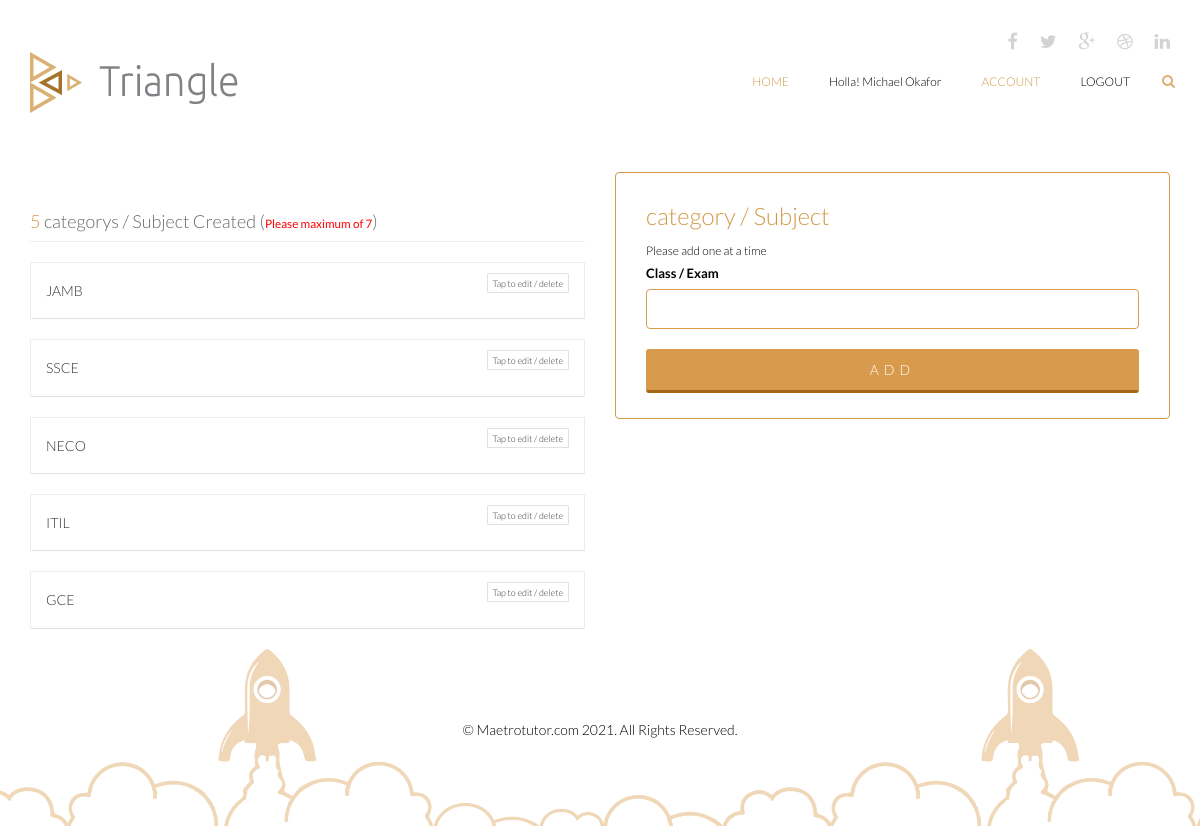
/category (signed in), run on the app's committed database.
### triangle/models.py (models this page shows)
class User(db.Model, UserMixin):
    id = db.Column(db.Integer, primary_key=True)
    user_id = db.Column(db.String(255), nullable=True)
    name = db.Column(db.String(255), nullable=True)
    email = db.Column(db.String(255), unique=True, nullable=True)
    password = db.Column(db.String(255), nullable=False)
    secret_key = db.Column(db.String(255), nullable=True)
    phone = db.Column(db.String(255), nullable=True)
    gender = db.Column(db.String(255), nullable=True)
    online = db.Column(db.String(255), nullable=True)
    address = db.Column(db.String(255), nullable=True)
    role = db.Column(db.String(255), nullable=True)
    city = db.Column(db.String(255), nullable=True)
    state_of_origin = db.Column(db.String(255), nullable=True)
    country = db.Column(db.String(255), nullable=True)
    created_at = db.Column(db.DateTime(), default=datetime.utcnow)
    date_of_birth =db.Column(db.String(255), nullable=True)
    image = db.Column(db.String(255), nullable=True, default='default.jpg')
    tutor_image = db.Column(db.String(255), nullable=True, default='default.jpg')
    pro_status = db.Column(db.String(255), nullable=True, default= 0)
    online_status = db.Column(db.String(255), nullable=True, default= 0)
    bio_status = db.Column(db.String(255), nullable=True, default= 0)
    guarrantor_status = db.Column(db.String(255), nullable=True, default= 0)
    skill_status = db.Column(db.String(255), nullable=True, default= 0)
    subject_status = db.Column(db.String(255), nullable=True, default= 0)
    verify_status = db.Column(db.String(255), nullable=True, default= 0)
    activated_status = db.Column(db.String(255), nullable=True, default= 0)
    active = db.Column(db.Boolean())
    confirmed_at = db.Column(db.DateTime())

class Category(db.Model, UserMixin):
    id = db.Column(db.Integer, primary_key=True)
    category_name = db.Column(db.String(255), nullable=True)
    email = db.Column(db.String(255), nullable=True)
    category_status = db.Column(db.String(255), nullable=True, default= 0)
    created_at = db.Column(db.DateTime(), default=datetime.utcnow)
    updated_at = db.Column(db.DateTime())
    activated_status = db.Column(db.String(255), nullable=True, default= 0)
    active = db.Column(db.Boolean())
    confirmed_at = db.Column(db.DateTime())

### triangle/routes.py (the view, shortened to what this page needs)
@app.route('/category', methods=['GET', 'POST'])
@login_required
def cate():
  categorys = Category.query.filter_by(email = current_user.email)
  form = CategoryForm()
  return render_template('category.html', title = 'Category', form=form, categorys = categorys)

### triangle/forms.py
class CategoryForm(FlaskForm):
    category_name = StringField('Class / Exam', validators=[DataRequired(), Length(min=3, max=50, message=('Please ensure to enter  class / Exam as generally known'))])
    submit = SubmitField ('Add')

### triangle/__init__.py (called while the page is built)
@login_manager.user_loader
def load_user(user_id):
	return User.query.get(int(user_id))

### triangle/templates/category.html (shortened to what this page needs)
{% extends 'layout/base.html' %}
{% block content %}
    <section id="portfolio-information" class="">
        <div class="container">
            <div class="row">
                <div class="col-sm-6">
                   {% if categorys.count() > 0 %}
 <div id="accordion-container">
                <h2 class="page-header" style="font-size: 18px"> <span style="color:#d29948"> {{categorys.count()}} </span> categorys / Subject Created (<small style=" color:red">Please maximum of 7</small>)</h2>
                 {% for category in categorys %}
                <div class="panel-group" id="accordion">
                    <div class="panel panel-default">
                        <div class="panel-heading">
                            <h4 class="panel-title" style="display: flex; justify-content: space-between;">
                                <a data-toggle="collapse" data-parent="#accordion" href="#collapse{{category.category_name| replace(" ","odi")}}" >
                                   <h5 style="text-transform: capitalize;">{{category.category_name}}</h5>
                                </a>
                                 <a href="#collapse{{category.category_name | replace(" ","odi")}}" data-toggle="collapse" style="font-size: 9px ; border:1px solid #e0e0eb; height: 20px;padding:5px 5px; border-radius: 1px">Tap to edit / delete</a>
                            </h4>
                        </div>
                    </div>
                </div>
                 {% endfor %}
            </div>
                   {% else %}
                    <img src="/static/images/new/rrrr.jpg"  class="card border-1 shadow-sm" alt="" id="md-imgg">
                   {% endif %}
                </div>
                <div class="col-sm-6">
                     <div class="card border-1 shadow-sm" style="border: 1px solid #d29948; padding:10px 30px; border-radius:4px; margin-top: 2 0px">
                        <h2 style="color:#d29948; ma">category / Subject </h2>
                        {% if categorys.count() >= 7 %}
                        <div style="text-align: center; font-weight: bold;">
                          <img src="/static/images/new/stop1.jpg" style="width:150px; height:150px">
                           <h3 style="font-weight: 300">  Sorry maximum of 7 Classes or Examinations reach you can add NO MORE! </h3>
                           <h6 style="color:#d29948">Edit or Delete from your Lists</h6>
                         </div>
                        {% else %}
                        <small>Please add one at a time </small>
                          <form  method="post" action="{{ url_for('cate') }}"  accept-charset="UTF-8" autocomplete="off">
                             <div class="form-group">
                                    {{ form.category_name.label(class="form-label", style="font-size:13px;") }}
                                        {% if form.category_name.errors %}
                                        {{ form.category_name(class="form-control is-invalid") }}
                                          <ul class="errors">
                                            {% for error in form.category_name.errors %}
                                              <li>{{ error }}</li>
                                            {% endfor %}
                                          </ul>
                                          {% else %}
                                           {{ form.category_name(class="form-control",  autocomplete="off", id="md-phone") }}
                                    {% endif %}
                            </div>
                            <div class="form-group">
                                {{ form.submit(class="btn btn-submit", autocomplete="off", id="md-phone") }}
                            </div>
                        </form>
                        {% endif %}
                    </div>
                </div>
            </div>
        </div>
    </section>
   {% endblock %}

### triangle/templates/layout/base.html (shortened to what this page needs)
<!DOCTYPE html>
<html lang="en">
<head>
         <link href="/static/css/bootstrap.min.css" rel="stylesheet">
    <link href="/static/css/font-awesome.min.css" rel="stylesheet">
    <link href="/static/css/animate.min.css" rel="stylesheet">
	<link href="/static/css/main.css" rel="stylesheet">
	<link href="/static/css/responsive.css" rel="stylesheet">
</head>
<body>
	<header id="header">
        <div class="container">
            <div class="row">
                <div class="col-sm-12 overflow">
                   <div class="social-icons pull-right">
                        <ul class="nav nav-pills">
                            <li><a href=""><i class="fa fa-facebook"></i></a></li>
                            <li><a href=""><i class="fa fa-twitter"></i></a></li>
                            <li><a href=""><i class="fa fa-google-plus"></i></a></li>
                            <li><a href=""><i class="fa fa-dribbble"></i></a></li>
                            <li><a href=""><i class="fa fa-linkedin"></i></a></li>
                        </ul>
                    </div>
                </div>
             </div>
        </div>
        <div class="navbar navbar-inverse" role="banner">
            <div class="container">
                <div class="navbar-header">
                    <a class="navbar-brand" href="{{url_for('index')}}">
                    	<h1><img src="/static/images/logo.png" alt="logo"></h1>
                    </a>
                </div>
                {% if current_user.is_authenticated:  %}
                    {% if current_user.role == 'Tutor' %}
                    <div class="collapse navbar-collapse">
                    <ul class="nav navbar-nav navbar-right">
                     <li class="active"><a href="{{url_for('home')}}">Home</a></li>
                        <li ><a href="{{url_for('home')}}" style="text-transform: capitalize;">Holla! {{current_user.name}}</a></li>
                                {% if current_user.bio_status == 0 %}
                                <li class="active"><a href="{{url_for('bio')}}">Account</a></li>
                                 {% else %}
                                <li class="active"><a href="{{url_for('profile')}}">Account</a></li>
                                {% endif %}
                        <li><a href="{{url_for('logout')}}">Logout</a></li>
                    </ul>
                 </div>
                 {% endif %}
                {% endif %}
                <div class="search">
                    <form role="form">
                        <i class="fa fa-search"></i>
                    </form>
                </div>
            </div>
        </div>
    </header>
    {% block content %}
    {% endblock %}
    <footer id="footer">
        <div class="container">
            <div class="row">
                <div class="col-sm-12">
                    <div class="copyright-text text-center">
                        <p>&copy; Maetrotutor.com 2021. All Rights Reserved.</p>
                    </div>
                </div>
            </div>
        </div>
    </footer>
</body>
</html>

### triangle/static/css/main.css (style rules this page uses)
body { background: #fff; font-family: 'Lato', sans-serif; font-weight: 300; font-size: 14px; line-height: 22px; color: #000; }
html { height: 100%; }
a { color:#a5732a; }
a { -webkit-transition: 300ms; transition: 300ms; }
ul { list-style: none; }
h1, h2, h3, h4, h5, h6 { font-family: 'Lato', sans-serif; font-weight: 300; }
h1 { color: #686868; }
h2 { font-size: 24px; color: #686868; }
.overflow { overflow: hidden; }
#header { margin-bottom: 0; padding: 30px 0 60px 0; }
#header .navbar-inverse .container { position: relative; }
.search { position: absolute; top: 20px; right: 0; z-index: 1; }
.search i { color: #dbb075; cursor: pointer; position: absolute; right: 10px; top: 2px; }
.social-icons ul li { padding: 0 10px; }
.social-icons ul li:last-child { padding-right: 0; }
.social-icons ul li a { font-size: 18px; color: #d3d3d3; padding: 0; }
#header .navbar { background: #fff; border: 0; margin-bottom: 0; }
#header .navbar-brand { padding: 0; margin-left: 0; }
#header .navbar-brand h1 { padding: 0; margin: 0; }
#header .navbar-nav.navbar-right >li:last-child { margin-right: 20px; }
#header .navbar-nav.navbar-right >li a { color: #000; font-size: 12px; padding: 20px; text-transform: uppercase; font-weight: 300; }
#header .navbar-inverse .navbar-nav li.active > a, #header .navbar-inverse .navbar-nav li.active > a:focus, #header .navbar-nav.navbar-right li > a:hover, .navbar-inverse .navbar-nav > .open > a { background-color: inherit; border: 0; color: #d29948; }
#footer { padding-bottom: 75px; background-image: url(../images/home/footer.png); background-repeat: repeat-x; background-position: bottom; background-size: contain; }
.form-control { border: 1px solid #d99c4e; font-weight: 300; outline: none; -webkit-box-shadow: none; box-shadow: none; height: 40px; }
.btn-submit { width: 100%; background-color: #d89b4e; color: #fff; font-size: 14px; font-weight: 300; letter-spacing: 5px; text-transform: uppercase; border-radius: 3px; margin-top: 5px; border-bottom: 3px solid #a56617; -webkit-box-shadow: none; box-shadow: none; padding: 10px; }
.copyright-text { margin-top: 70px; }
.panel-group { border: 1px solid #eee; }
.panel-default { border: 0; }
.panel-group .panel { border-radius: 0; }
.panel-default>.panel-heading { background-color: transparent; border-top: 1px solid #eee; }
.panel-group .panel-default:first-child>.panel-heading { border-top: 0; }

### data on the page
User: name "Michael Okafor"
Category: category_name "JAMB"
Category: category_name "SSCE"
Category: category_name "NECO"
Category: category_name "ITIL"
Category: category_name "GCE"

### other printed values
{{ categorys.count() }} "5"
